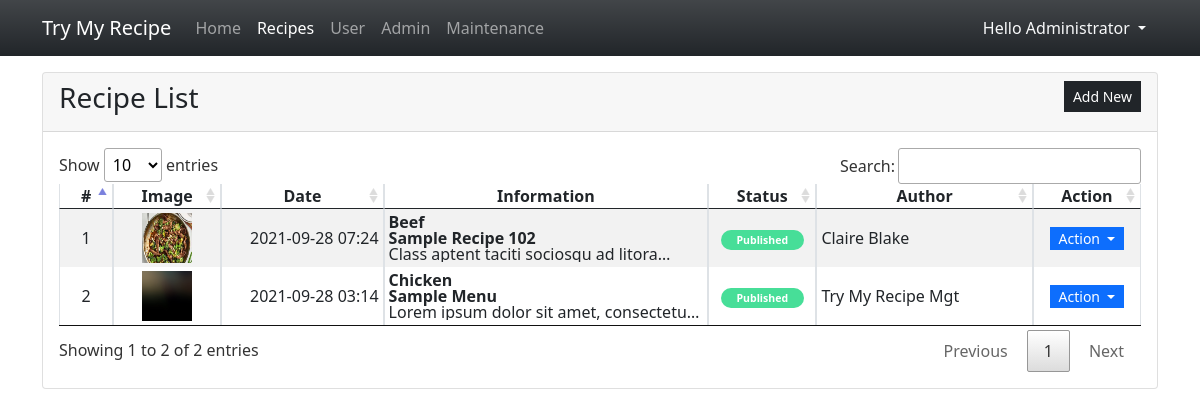
The page /admin/?page=recipes (signed in) on the database its author committed.
### tables this page shows
CREATE TABLE `recipe_list` (
            `recipe_id` INTEGER NOT NULL PRIMARY KEY AUTOINCREMENT,
            `category_id` INTEGER NOT NULL,
            `user_id` INTEGER NOT NULL,
            `title` TEXT NOT NULL,
            `description` TEXT NOT NULL,
            `ingredients` TEXT NOT NULL,
            `step` TEXT NOT NULL,
            `other_info` TEXT NOT NULL,
            `status` INTEGER NOT NULL,
            `date_created` TIMESTAMP NOT NULL DEFAULT CURRENT_TIMESTAMP,
            FOREIGN KEY(`category_id`) REFERENCES `category_list`(`category_id`) ON DELETE CASCADE
            FOREIGN KEY(`user_id`) REFERENCES `user_list`(`user_id`) ON DELETE CASCADE
        );

CREATE TABLE `category_list` (
            `category_id` INTEGER NOT NULL PRIMARY KEY AUTOINCREMENT,
            `name` TEXT NOT NULL,
            `description` TEXT NOT NULL 
        );

CREATE TABLE `user_list` (
            `user_id` INTEGER NOT NULL PRIMARY KEY AUTOINCREMENT,
            `fullname` INTEGER NOT NULL,
            `username` TEXT NOT NULL,
            `password` TEXT NOT NULL,
            `status` INTEGER NOT NULL Default 1,
            `date_created` TIMESTAMP DEFAULT CURRENT_TIMESTAMP
        );

### admin/recipes.php (the view, shortened to what this page needs)
<div class="card">
    <div class="card-header d-flex justify-content-between">
        <h3 class="card-title">Recipe List</h3>
        <div class="card-tools align-middle">
            <a class="btn btn-dark btn-sm py-1 rounded-0" href="./?page=manage_recipe" id="create_new">Add New</a>
        </div>
    </div>
    <div class="card-body">
        <table class="table table-hover table-striped table-bordered">
            <colgroup>
                <col width="5%">
                <col width="10%">
                <col width="15%">
                <col width="30%">
                <col width="10%">
                <col width="20%">
                <col width="10%">
            </colgroup>
            <thead>
                <tr>
                    <th class="text-center p-0">#</th>
                    <th class="text-center p-0">Image</th>
                    <th class="text-center p-0">Date</th>
                    <th class="text-center p-0">Information</th>
                    <th class="text-center p-0">Status</th>
                    <th class="text-center p-0">Author</th>
                    <th class="text-center p-0">Action</th>
                </tr>
            </thead>
            <tbody>
                <?php
                $sql = "SELECT r.*,u.fullname as author,c.name as cname FROM recipe_list r inner join user_list u on r.user_id = u.user_id inner join category_list c on r.category_id = c.category_id order by strftime('%s',r.date_created) desc";
                $qry = $conn->query($sql);
                $i = 1;
                    while($row = $qry->fetchArray()):
                        $row['description'] = strip_tags(html_entity_decode($row['description']));
                ?>
                <tr>
                    <td class="text-center p-0"><?php echo $i++; ?></td>
                    <td class="py-0 px-1">
                    <center>
                            <img src="<?php echo '../uploads/'.$row['recipe_id'].'.png' ?>" alt="<?php echo $row['title'] ?> Image" width="50px" height="50px" class="my-1">
                        </center>
                    </td>
                    <td class="py-0 px-1 text-end"><?php echo date("Y-m-d H:i",strtotime($row['date_created'])) ?></td>
                    <td class="py-0 px-1">
                        <div class="fs-6 lh-1">
                            <span class="fw-bold"><?php echo $row['cname'] ?></span><br>
                            <span class="fw-bold"><?php echo $row['title'] ?></span><br>
                            <p class="fw-lighter truncate-1 m-0"><?php echo $row['description'] ?></p>
                        </div>
                    </td>
                    <td class="py-0 px-1 text-center">
                        <?php
                        if($row['status'] == 1){
                            echo  '<span class="py-1 px-3 badge rounded-pill bg-success"><small>Published</small></span>';
                        }else{
                            echo  '<span class="py-1 px-3 badge rounded-pill bg-danger"><small>Unpublished</small></span>';
                        }
                        ?>
                    </td>
                    <td class="py-0 px-1"><?php echo ucwords($row['author']) ?></td>
                    <td class="text-center py-0 px-1">
                        <div class="btn-group" role="group">
                            <button id="btnGroupDrop1" type="button" class="btn btn-primary dropdown-toggle btn-sm rounded-0 py-0" data-bs-toggle="dropdown" aria-expanded="false">
                            Action
                            </button>
                        </div>
                    </td>
                </tr>
                <?php endwhile; ?>
            </tbody>
        </table>
    </div>
</div>

### admin/index.php (shortened to what this page needs)
<?php
$page = isset($_GET['page']) ? $_GET['page'] : 'home';
?>
<!DOCTYPE html>
<html lang="en">
<head>
    <link rel="stylesheet" href="../Font-Awesome-master/css/all.min.css">
    <link rel="stylesheet" href="../css/bootstrap.min.css">
    <link rel="stylesheet" href="../summernote/summernote-lite.min.css">
    <link rel="stylesheet" href="../DataTables/datatables.min.css">
</head>
<body>
    <main>
    <nav class="navbar navbar-expand-lg navbar-dark bg-dark bg-gradient" id="topNavBar">
        <div class="container">
            <a class="navbar-brand" href="./">
            Try My Recipe
            </a>
            <div class="collapse navbar-collapse" id="navbarNav">
                <ul class="navbar-nav">
                    <li class="nav-item">
                        <a class="nav-link <?php echo ($page == 'home')? 'active' : '' ?>" aria-current="page" href="./">Home</a>
                    </li>
                    <li class="nav-item">
                        <a class="nav-link  <?php echo ($page == 'recipes')? 'active' : '' ?>" href="./?page=recipes">Recipes</a>
                    </li>
                    <li class="nav-item">
                        <a class="nav-link <?php echo ($page == 'users')? 'active' : '' ?>" aria-current="page" href="./?page=users">User</a>
                    </li>
                    <?php if($_SESSION['type'] == 1): ?>
                    <li class="nav-item">
                        <a class="nav-link <?php echo ($page == 'admin')? 'active' : '' ?>" aria-current="page" href="./?page=admin">Admin</a>
                    </li>
                    <li class="nav-item">
                        <a class="nav-link" href="./?page=maintenance">Maintenance</a>
                    </li>
                    <?php endif; ?>
                </ul>
            </div>
            <div>
            <div class="dropdown">
                <button class="btn btn-secondary dropdown-toggle bg-transparent  text-light border-0" type="button" id="dropdownMenuButton1" data-bs-toggle="dropdown" aria-expanded="false">
                    Hello <?php echo $_SESSION['fullname'] ?>
                </button>
            </div>
            </div>
        </div>
    </nav>
    <div class="container py-3" id="page-container">
        <?php
            include $page.'.php';
        ?>
    </div>
    </main>
</body>
</html>

### admin/index.php (style rules this page uses)
:root { --bs-success-rgb:71, 222, 152 !important; }
html,body { height:100%; width:100%; }
main { height:100%; display:flex; flex-flow:column; }
#page-container { flex: 1 1 auto; overflow:auto; }
#topNavBar { flex: 0 1 auto; }
.truncate-1 { overflow: hidden; text-overflow: ellipsis; display: -webkit-box; -webkit-line-clamp: 1; -webkit-box-orient: vertical; }

### rows shown on the page
recipe_list: shows a picture, date_created "2021-09-28 07:24", category.name "Beef", title "Sample Recipe 102", description "Class aptent taciti sociosqu ad…", status "Published", user.fullname "Claire Blake"
recipe_list: shows a picture, date_created "2021-09-28 03:14", category.name "Chicken", title "Sample Menu", description "Lorem ipsum dolor sit amet,…", status "Published", user.fullname "Try My Recipe Mgt"

### other values the page prints
$_SESSION['fullname'] "Administrator"
